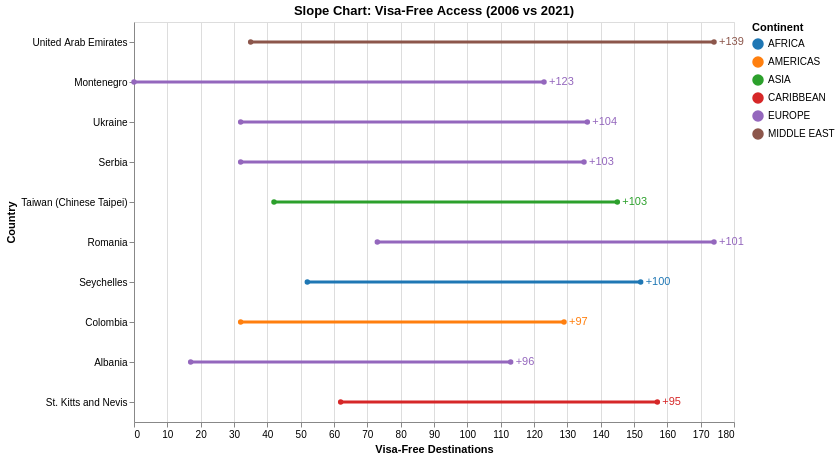

Notebook code cell kept with this figure:
### Markdown cell above
This can be further simplifyed to a slope chart to:
1. Add the integer value of change
2. make the chart slimer

### Code cell
# Slope chart: visa_free_count (2006 vs 2021) on x-axis
slope_chart = alt.Chart(changes_long).encode(
    y=alt.Y('country:N', title='Country', sort=alt.EncodingSortField(field='change', order='descending'), axis=alt.Axis(labelLimit=200)),
    x=alt.X('visa_free_count:Q', title='Visa-Free Destinations'),
    color=alt.Color('region:N', title='Continent', scale=alt.Scale(scheme='category10')),
    detail='country:N',
    tooltip=['country', 'region', 'year', 'visa_free_count', 'change']
).transform_calculate(
    start="0",
    end="10"
).add_params(
    start_select,
    end_select
).transform_filter(
    alt.datum.rank >= start_select.start
).transform_filter(
    alt.datum.rank < end_select.end
).properties(
    title='Slope Chart: Visa-Free Access (2006 vs 2021)',
    width=600,
    height=400
)

lines = slope_chart.mark_line(point=True, size=3)

# Text labels only for the change value, positioned at the left
text_labels = slope_chart.transform_filter(
    alt.datum.year == '2021'
).mark_text(align='left', dx=5).encode(
    text=alt.Text('change:Q', format='+d')
)

lines + text_labels

### Figure 1 — Vega-Lite specification as saved in the notebook (floating-point values rounded to 4 significant figures; data arrays with more than 128 entries replaced by an {"elided": "..."} marker saying what was removed)
{"config": {"view": {"continuousWidth": 300, "continuousHeight": 300}}, "layer": [{"mark": {"type": "line", "point": true, "size": 3}, "encoding": {"color": {"field": "region", "scale": {"scheme": "category10"}, "title": "Continent", "type": "nominal"}, "detail": {"field": "country", "type": "nominal"}, "tooltip": [{"field": "country", "type": "nominal"}, {"field": "region", "type": "nominal"}, {"field": "year", "type": "nominal"}, {"field": "visa_free_count", "type": "quantitative"}, {"field": "change", "type": "quantitative"}], "x": {"field": "visa_free_count", "title": "Visa-Free Destinations", "type": "quantitative"}, "y": {"axis": {"labelLimit": 200}, "field": "country", "sort": {"field": "change", "order": "descending"}, "title": "Country", "type": "nominal"}}, "name": "view_2", "title": "Slope Chart: Visa-Free Access (2006 vs 2021)", "transform": [{"calculate": "0", "as": "start"}, {"calculate": "10", "as": "end"}, {"filter": "(datum.rank >= start.start)"}, {"filter": "(datum.rank < end.end)"}]}, {"mark": {"type": "text", "align": "left", "dx": 5}, "encoding": {"color": {"field": "region", "scale": {"scheme": "category10"}, "title": "Continent", "type": "nominal"}, "detail": {"field": "country", "type": "nominal"}, "text": {"field": "change", "format": "+d", "type": "quantitative"}, "tooltip": [{"field": "country", "type": "nominal"}, {"field": "region", "type": "nominal"}, {"field": "year", "type": "nominal"}, {"field": "visa_free_count", "type": "quantitative"}, {"field": "change", "type": "quantitative"}], "x": {"field": "visa_free_count", "title": "Visa-Free Destinations", "type": "quantitative"}, "y": {"axis": {"labelLimit": 200}, "field": "country", "sort": {"field": "change", "order": "descending"}, "title": "Country", "type": "nominal"}}, "title": "Slope Chart: Visa-Free Access (2006 vs 2021)", "transform": [{"calculate": "0", "as": "start"}, {"calculate": "10", "as": "end"}, {"filter": "(datum.rank >= start.start)"}, {"filter": "(datum.rank < end.end)"}, {"filter": "(datum.year === '2021')"}]}], "data": {"name": "data-6e8ccfe8cde5d08fa77cdd1177db22ca"}, "height": 400, "params": [{"name": "start", "select": {"type": "point", "fields": ["start"]}, "bind": {"input": "range", "max": 175, "min": 0, "name": "Start Rank: ", "step": 1}, "value": 0, "views": ["view_2"]}, {"name": "end", "select": {"type": "point", "fields": ["end"]}, "bind": {"input": "range", "max": 185, "min": 10, "name": "End Rank: ", "step": 1}, "value": 10, "views": ["view_2"]}], "width": 600, "$schema": "https://vega.github.io/schema/vega-lite/v5.20.1.json", "datasets": {"data-6e8ccfe8cde5d08fa77cdd1177db22ca": {"elided": "370 records"}}}
